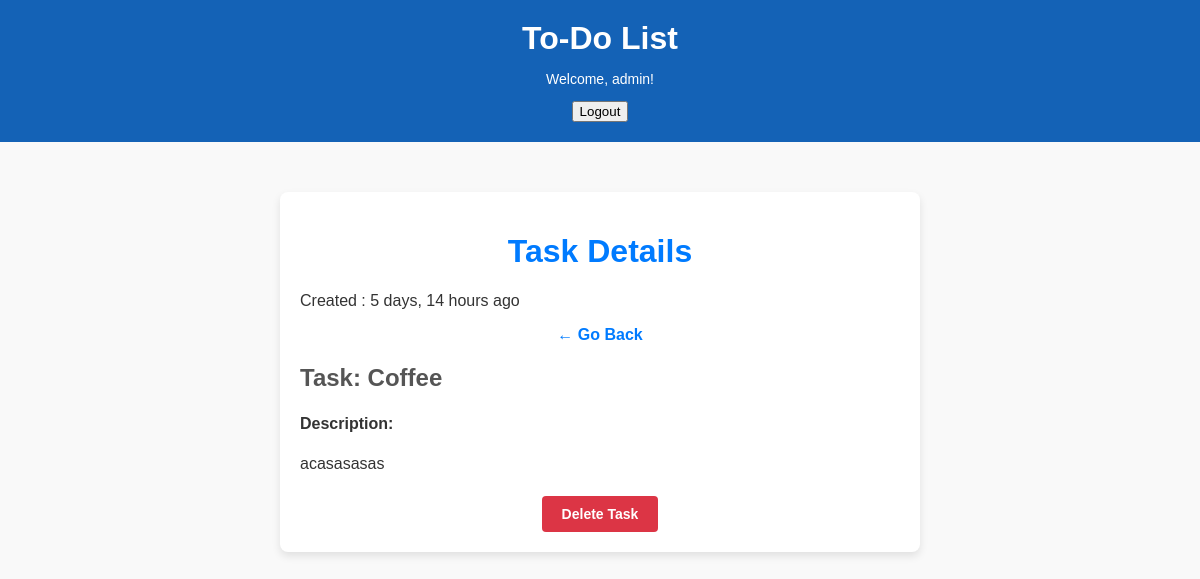
/task/7/ (signed in), run on the app's committed database.
### base/models.py (models this page shows, shortened)
class Task(models.Model):
    user = models.ForeignKey(User, on_delete=models.CASCADE, null=True, blank=True)
    title = models.CharField(max_length=250)
    description = models.TextField(null=True, blank=True)
    complete =  models.BooleanField(default=False)
    create = models.DateTimeField(auto_now_add=True)
    class Meta:
        ordering = ['-complete']

### base/views.py (the view)
# urls.py: path("task/<int:pk>/", TaskDetailView.as_view(), name="task"),  # Task detail page
class TaskDetailView(LoginRequiredMixin, DetailView):
    model = Task
    context_object_name = "task"
    template_name = "base/TaskDetailView.html"  # ⚠️ Fixed typo in the filename

### base/templates/base/TaskDetailView.html (shortened to what this page needs)
<!DOCTYPE html>
<html lang="en">
<head>
</head>
<body>
    <header>
        <h1>To-Do List</h1>
        <div class="auth">
            {% if user.is_authenticated %}
                <p>Welcome, {{ user.username }}!</p>
                <form action="{% url 'logout' %}" method="post">
                    <button type="submit">Logout</button>
                </form>
            {% else %}
                <a href="{% url 'login' %}">Login</a>
            {% endif %}
        </div>
    </header>
    <div class="container">
        <h1>Task Details</h1>
        <p>Created : {{ task.create|timesince }} ago</p>
        <div class="navigation">
            <a href="{% url 'tasks' %}">← Go Back</a>
        </div>
        <div class="task-details">
            <h2>Task: {{ task.title }}</h2>
            <p><strong>Description:</strong> {{ task.description|linebreaks }}</p>
        </div>
        <div class="actions">
            <a href="{% url 'task-delete' task.id %}" class="btn-delete">Delete Task</a>
        </div>
    </div>
</body>
</html>

### base/templates/base/TaskDetailView.html (style rules this page uses)
body { font-family: Arial, sans-serif; margin: 0; padding: 0; background-color: #f9f9f9; color: #333; }
header { background-color:rgb(20, 98, 182); color: #fff; padding: 20px; text-align: center; }
header h1 { margin: 0; color: white; }
header .auth { margin-top: 10px; font-size: 14px; }
.container { max-width: 600px; margin: 50px auto; background-color: #fff; padding: 20px; border-radius: 8px; box-shadow: 0 4px 8px rgba(0, 0, 0, 0.1); }
h1 { text-align: center; color: #007bff; }
.navigation { margin-bottom: 20px; text-align: center; }
.navigation a { text-decoration: none; color: #007bff; font-weight: bold; }
.task-details { margin-bottom: 20px; }
.task-details h2 { color: #555; }
.task-details p { font-size: 16px; line-height: 1.5; }
.actions { text-align: center; }
.btn-delete { display: inline-block; text-decoration: none; background-color: #dc3545; color: #fff; padding: 10px 20px; border-radius: 4px; font-size: 14px; font-weight: bold; }

### data on the page
Task: create "5 days, 14 hours", title "Coffee", description "acasasasas"

### other printed values
{{ user.username }} "admin"
